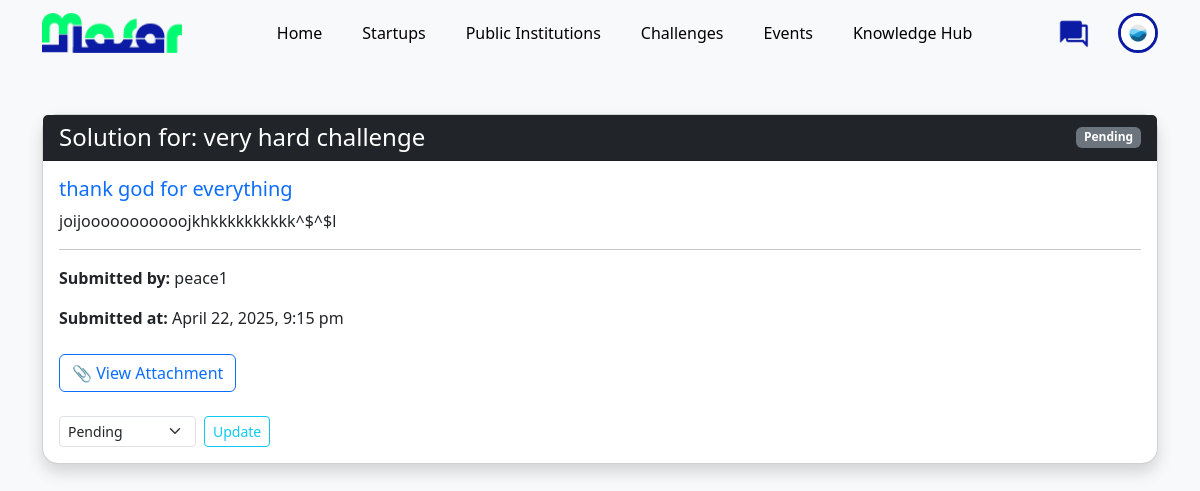
Screenshot of /front_office/pages/solution.php?solution_id=1 (signed in) with the database file from the repository.
### tables this page shows
CREATE TABLE `public_institutions` (
  `institution_id` int(11) NOT NULL,
  `user_id` int(11) DEFAULT NULL,
  `institution_name` varchar(150) NOT NULL,
  `unique_identifier` varchar(50) NOT NULL,
  `commercial_register` varchar(255) NOT NULL,
  `description` text DEFAULT NULL,
  `contact_email` varchar(100) DEFAULT NULL,
  `logo` varchar(255) DEFAULT NULL,
  `type` varchar(100) DEFAULT NULL,
  `about_section` text DEFAULT NULL,
  `phone_number` varchar(20) DEFAULT NULL,
  `address` text DEFAULT NULL,
  `website_url` varchar(255) DEFAULT NULL,
  `facebook_link` varchar(255) DEFAULT NULL,
  `linkedin_link` varchar(255) DEFAULT NULL,
  `x_link` varchar(255) DEFAULT NULL,
  `instagram_link` varchar(255) DEFAULT NULL
);

CREATE TABLE `solutions` (
  `solution_id` int(11) NOT NULL,
  `challenge_id` int(11) NOT NULL,
  `startup_id` int(11) NOT NULL,
  `proposal_title` varchar(255) NOT NULL,
  `proposal_description` text NOT NULL,
  `file_attachment` varchar(255) DEFAULT NULL,
  `submitted_at` datetime DEFAULT current_timestamp(),
  `status` enum('pending','rejected','selected','under review') NOT NULL
);

CREATE TABLE `challenges` (
  `challenge_id` int(11) NOT NULL,
  `institution_id` int(11) DEFAULT NULL,
  `title` varchar(150) NOT NULL,
  `description` text DEFAULT NULL,
  `type` enum('targeted','open-ended') DEFAULT 'open-ended',
  `status` enum('open','closed') DEFAULT 'open',
  `posted_at` timestamp NOT NULL DEFAULT current_timestamp(),
  `deadline` date DEFAULT NULL,
  `created_at` datetime DEFAULT current_timestamp(),
  `file_attachment` varchar(255) DEFAULT NULL,
  `category` enum('Operations','Design & Planning','Land Use & Urban Planning','Vehicles','Automated Enforcement','ITS & Data Utilization','Police Enforcement','Legislation & Regulations','Training, Awareness & Education','Other') NOT NULL DEFAULT 'Other'
);

CREATE TABLE `startups` (
  `startup_id` int(11) NOT NULL,
  `user_id` int(11) DEFAULT NULL,
  `startup_name` varchar(150) NOT NULL,
  `unique_identifier` varchar(50) NOT NULL,
  `commercial_register` varchar(255) NOT NULL,
  `about_section` text DEFAULT NULL,
  `contact_email` varchar(255) DEFAULT NULL,
  `phone_number` varchar(20) DEFAULT NULL,
  `address` text DEFAULT NULL,
  `logo` varchar(255) DEFAULT NULL,
  `website_url` varchar(255) DEFAULT NULL,
  `facebook_link` varchar(255) DEFAULT NULL,
  `linkedin_link` varchar(255) DEFAULT NULL,
  `x_link` varchar(255) DEFAULT NULL,
  `instagram_link` varchar(255) DEFAULT NULL
);

### front_office/pages/solution.php (the view, shortened to what this page needs)
<?php
include '../includes/db.php';
include '../components/navbar.php';
$solution_id = intval($_GET['solution_id']);
$sql = "SELECT s.*, st.startup_name, c.title AS challenge_title, c.institution_id
        FROM solutions s
        JOIN startups st ON s.startup_id = st.startup_id
        JOIN challenges c ON s.challenge_id = c.challenge_id
        WHERE s.solution_id = $solution_id";
$result = mysqli_query($conn, $sql);
$solution = mysqli_fetch_assoc($result);
?>
<!DOCTYPE html>
<html lang="en">
<head>
    <link href="https://cdn.jsdelivr.net/npm/bootstrap@5.3.0/dist/css/bootstrap.min.css" rel="stylesheet">
</head>
<body class="bg-light">
    <div class="container mt-5">
        <div class="card shadow rounded-4">
            <div class="card-header bg-dark text-white d-flex justify-content-between align-items-center">
                <h4 class="mb-0">Solution for: <?= htmlspecialchars($solution['challenge_title']) ?></h4>
                <span class="badge bg-<?=
                    $solution['status'] === 'selected' ? 'success' :
                    ($solution['status'] === 'rejected' ? 'danger' :
                    ($solution['status'] === 'under review' ? 'warning' : 'secondary')) ?>">
                    <?= ucfirst($solution['status']) ?>
                </span>
            </div>
            <div class="card-body">
                <h5 class="card-title text-primary"><?= htmlspecialchars($solution['proposal_title']) ?></h5>
                <p class="card-text"><?= nl2br(htmlspecialchars($solution['proposal_description'])) ?></p>
                <hr>
                <p><strong>Submitted by:</strong> <?= htmlspecialchars($solution['startup_name']) ?></p>
                <p><strong>Submitted at:</strong> <?= date('F j, Y, g:i a', strtotime($solution['submitted_at'])) ?></p>
                <?php if (!empty($solution['file_attachment'])): ?>
                    <a href="<?= htmlspecialchars($solution['file_attachment']) ?>" class="btn btn-outline-primary mt-2" target="_blank">
                        📎 View Attachment
                    </a>
                <?php endif; ?>
                <div class="mt-3 d-flex flex-wrap gap-2">
                    <?php if (
                        isset($_SESSION['role']) &&
                        $_SESSION['role'] === 'institution' &&
                        $_SESSION['institution_id'] == $solution['institution_id']
                    ): ?>
                        <form action="" method="post" class="d-flex align-items-center gap-2 mt-2">
                            <select name="new_status" class="form-select form-select-sm" style="width: auto;">
                                <option value="pending" <?= $solution['status'] === 'pending' ? 'selected' : ''; ?>>Pending</option>
                            </select>
                            <button type="submit" name="update_status" class="btn btn-sm btn-outline-info">Update</button>
                        </form>
                    <?php endif; ?>
                </div>
            </div>
        </div>
    </div>
</body>
</html>

### front_office/components/navbar.php (shortened to what this page needs)
<?php
include('../includes/db.php');
$loggedIn = false;
$messagesLink = '#';
if (isset($_SESSION['email'])) {
    $loggedIn = true;
    $email = $_SESSION['email'];
    $query = mysqli_query($conn, "SELECT * FROM users WHERE email = '$email'");
    $user = mysqli_fetch_assoc($query);
    $role = $user['role'];
    $userId = $user['user_id'];
    $profilePicture = '../images/default-profile.png';
    if ($role == 'startup') {
        $profileQuery = mysqli_query($conn, "SELECT logo FROM startups WHERE user_id = '$userId'");
        $profileData = mysqli_fetch_assoc($profileQuery);
        if (!empty($profileData['logo'])) {
            $profilePicture = '../uploads/' . $profileData['logo'];
        }
    } else {
        $profileQuery = mysqli_query($conn, "SELECT logo FROM public_institutions WHERE user_id = '$userId'");
        $profileData = mysqli_fetch_assoc($profileQuery);
        if (!empty($profileData['logo'])) {
            $profilePicture = '../uploads/' . $profileData['logo'];
        }
    }
    $messagesLink = "../chat/chat.php?id=$userId&type=$role";
}
?>
<!DOCTYPE html>
<html lang="en">
<head>
<link href="https://cdn.jsdelivr.net/npm/bootstrap@5.1.3/dist/css/bootstrap.min.css" rel="stylesheet" />
</head>
<body>
<nav class="navbar navbar-expand-lg navbar-light">
  <div class="container">
    <a class="navbar-brand" href="../pages/home.php">
      <img src="../components/logo2.png" alt="Masar Platform Logo" />
    </a>
    <div class="collapse navbar-collapse" id="navbarNav">
      <ul class="navbar-nav mx-auto">
        <li class="nav-item"><a class="nav-link <?php echo basename($_SERVER['PHP_SELF']) == 'home.php' ? 'active' : ''; ?>" href="../pages/home.php">Home</a></li>
        <li class="nav-item"><a class="nav-link <?php echo basename($_SERVER['PHP_SELF']) == 'startups_list.php' ? 'active' : ''; ?>" href="../pages/startups_list.php">Startups</a></li>
        <li class="nav-item"><a class="nav-link <?php echo basename($_SERVER['PHP_SELF']) == 'public_institutions_list.php' ? 'active' : ''; ?>" href="../pages/public_institutions_list.php">Public Institutions</a></li>
        <li class="nav-item"><a class="nav-link <?php echo basename($_SERVER['PHP_SELF']) == 'challenges_list.php' ? 'active' : ''; ?>" href="../pages/challenges_list.php">Challenges</a></li>
        <li class="nav-item"><a class="nav-link <?php echo basename($_SERVER['PHP_SELF']) == 'events_list.php' ? 'active' : ''; ?>" href="../pages/events_list.php">Events</a></li>
        <li class="nav-item"><a class="nav-link <?php echo basename($_SERVER['PHP_SELF']) == 'documents.php' ? 'active' : ''; ?>" href="../pages/documents.php">Knowledge Hub</a></li>
      </ul>
      <ul class="navbar-nav align-items-center">
        <li class="nav-item message-item">
          <a class="nav-link p-0" href="<?php echo $loggedIn ? $messagesLink : '#'; ?>" <?php if (!$loggedIn) echo 'data-bs-toggle="modal" data-bs-target="#loginModal"'; ?>>
            <img src="../components/chats.png" class="message-icon" alt="Messages" />
          </a>
        </li>
        <?php if ($loggedIn): ?>
          <li class="nav-item profile-container">
            <img src="<?php echo $profilePicture; ?>" alt="Profile" class="profile-pic" id="profileToggle" onerror="this.onerror=null;this.src='../images/default-profile.png';" />
          </li>
        <?php else: ?>
          <li class="nav-item">
            <a class="nav-link btn btn-success ms-2" href="../authentication/login.php">Login</a>
          </li>
        <?php endif; ?>
      </ul>
    </div>
  </div>
</nav>
</body>
</html>

### front_office/components/navbar.php (style rules this page uses)
body { font-family: 'IBM Plex Sans', sans-serif; margin: 0; background: #222; }
.navbar { padding: 15px 0; background: transparent; z-index: 1000; }
.navbar-brand img { height: 40px; }
.nav-link { font-size: 16px; font-weight: 500; color: #000 !important; margin: 0 8px; padding: 8px 12px !important; cursor: pointer; position: relative; transition: color 0.3s ease; }
.nav-link::after { content: ''; position: absolute; bottom: 0; left: 12px; right: 12px; height: 2px; background-color: #0C1BA3; transform: scaleX(0); transition: transform 0.3s ease; }
.profile-pic { width: 40px; height: 40px; border-radius: 50%; object-fit: cover; border: 3px solid #0C1BA3; display: block; cursor: pointer; }
.message-icon { width: 32px; height: 32px; cursor: pointer; transition: transform 0.2s ease; }
.message-item { position: relative; display: flex; align-items: center; margin-right: 15px; }
.nav-item.profile-container { position: relative; margin-left: 5px; }
.navbar-nav { display: flex; align-items: center; }

### rows the page displays
public_institutions: logo (picture)
solutions: challenge.title "very hard challenge", status "Pending", proposal_title "thank god for everything", proposal_description "joijooooooooooojkhkkkkkkkkkk^$^$l", startup.startup_name "peace1", submitted_at "April 22, 2025, 9:15 pm", new_status "Pending"
